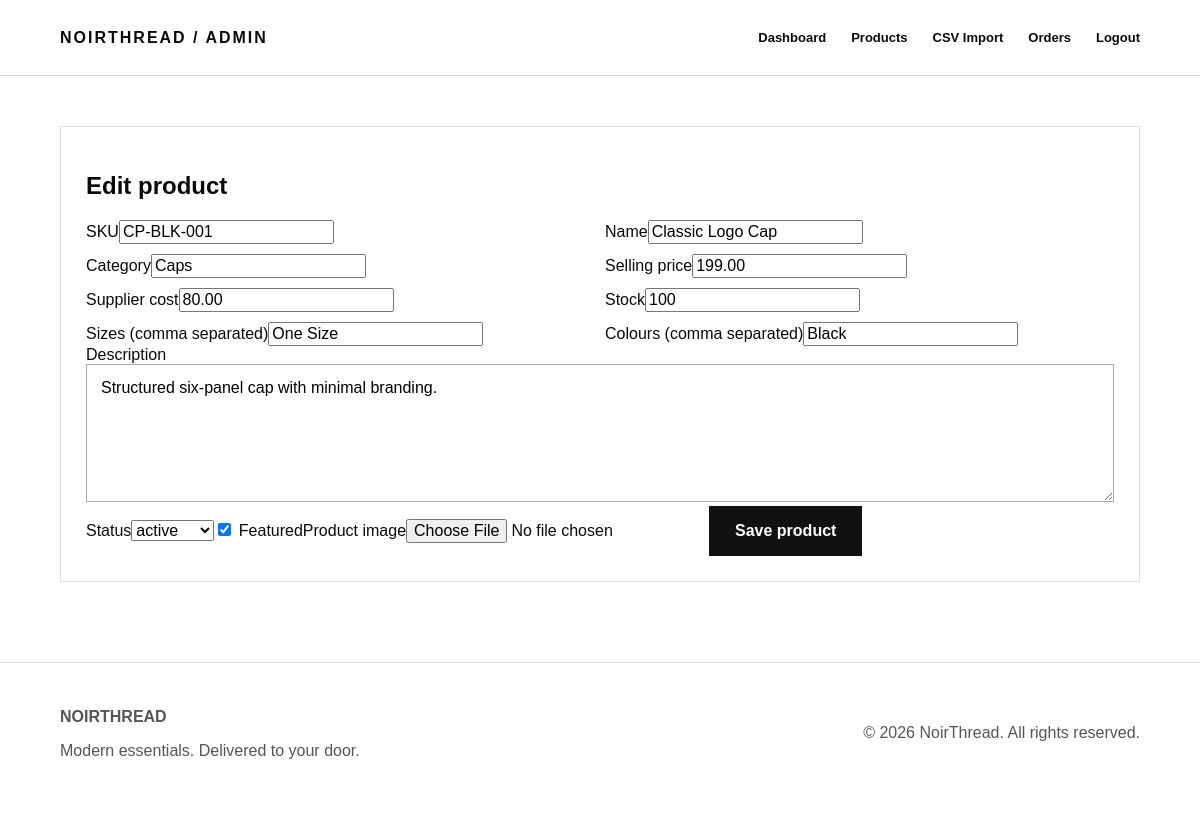
The app's page /product-form.php?id=4 (signed in) with its own data.
### tables this page shows
CREATE TABLE IF NOT EXISTS products (
 id INT UNSIGNED AUTO_INCREMENT PRIMARY KEY,
 sku VARCHAR(80) NOT NULL UNIQUE,
 name VARCHAR(180) NOT NULL,
 category VARCHAR(80) NOT NULL,
 description TEXT NULL,
 price DECIMAL(12,2) NOT NULL DEFAULT 0,
 cost DECIMAL(12,2) NOT NULL DEFAULT 0,
 stock INT NOT NULL DEFAULT 0,
 sizes VARCHAR(255) NULL,
 colors VARCHAR(255) NULL,
 status ENUM('active','draft','archived') NOT NULL DEFAULT 'active',
 featured TINYINT(1) NOT NULL DEFAULT 0,
 image VARCHAR(255) NULL,
 created_at TIMESTAMP DEFAULT CURRENT_TIMESTAMP,
 updated_at TIMESTAMP DEFAULT CURRENT_TIMESTAMP ON UPDATE CURRENT_TIMESTAMP,
 INDEX(category), INDEX(status)
);

### functions.php (called while the page is built, shortened)
<?php
function e(?string $v): string {
    return htmlspecialchars((string)$v, ENT_QUOTES, 'UTF-8');
}

### database.php (called while the page is built, shortened)
<?php
function db(): PDO {
    $dsn = 'mysql:host=' . DB_HOST . ';dbname=' . DB_NAME . ';charset=utf8mb4';
    $pdo = new PDO($dsn, DB_USER, DB_PASS, [
        PDO::ATTR_ERRMODE => PDO::ERRMODE_EXCEPTION,
        PDO::ATTR_DEFAULT_FETCH_MODE => PDO::FETCH_ASSOC,
        PDO::ATTR_EMULATE_PREPARES => false,
    ]);
    return $pdo;
}

### product-form.php (the view, shortened to what this page needs)
<?php
$id=(int)($_GET['id']??0); $p=$id?db()->prepare("SELECT * FROM products WHERE id=?"):null; if($p){$p->execute([$id]);$p=$p->fetch();} else $p=[];
$title=$id?'Edit product':'Add product';require __DIR__.'/admin_header.php'; ?>
<section class="admin-panel"><h1><?=$id?'Edit':'Add'?> product</h1><?php if($err):?><div class="alert"><?=e($err)?></div><?php endif;?><form method="post" enctype="multipart/form-data"><input type="hidden" name="csrf" value="<?=e(csrf_token())?>"><div class="form-grid"><?php $vals=['sku'=>'SKU','name'=>'Name','category'=>'Category','price'=>'Selling price','cost'=>'Supplier cost','stock'=>'Stock','sizes'=>'Sizes (comma separated)','colors'=>'Colours (comma separated)'];foreach($vals as $k=>$label):?><label><?=e($label)?><input name="<?=$k?>" value="<?=e($p[$k]??'')?>" required></label><?php endforeach;?></div><label>Description<textarea name="description" rows="6"><?=e($p['description']??'')?></textarea></label><label>Status<select name="status"><?php foreach(['active','draft','archived'] as $s):?><option <?=$s===($p['status']??'active')?'selected':''?>><?=$s?></option><?php endforeach;?></select></label><label><input type="checkbox" name="featured" <?=!empty($p['featured'])?'checked':''?>> Featured</label><label>Product image<input type="file" name="image" accept="image/*"></label><button class="btn btn-dark">Save product</button></form></section>
<?php require __DIR__.'/../includes/footer.php'; ?>

### style.css (style rules this page uses)
:root { --black:#0a0a0a;--white:#fff;--gray:#777;--line:#ddd;--soft:#f5f5f5 }
* { box-sizing:border-box }
body { margin:0;font-family:Arial,Helvetica,sans-serif;color:var(--black);background:#fff }
button,input,select,textarea { font:inherit }
.btn { display:inline-block;padding:15px 25px;border:1px solid #111;border-radius:0;font-weight:800;cursor:pointer }
.btn-dark { background:#111;color:#fff }
.form-grid { display:grid;grid-template-columns:1fr 1fr;gap:10px }
.admin-panel { border:1px solid #ddd;padding:25px;margin-bottom:30px;overflow:auto }
.admin-panel textarea { width:100%;padding:14px;border:1px solid #aaa }

### records on screen
products: sku "CP-BLK-001", name "Classic Logo Cap", category "Caps", price "199.00", cost "80.00", stock "100", sizes "One Size", colors "Black", description "Structured six-panel cap with minimal branding.", status "active", featured "☑"

### other values on screen
$label "SKU"
$label "Name"
$label "Category"
$label "Selling price"
$label "Supplier cost"
$label "Stock"
$label "Sizes (comma separated)"
$label "Colours (comma separated)"
